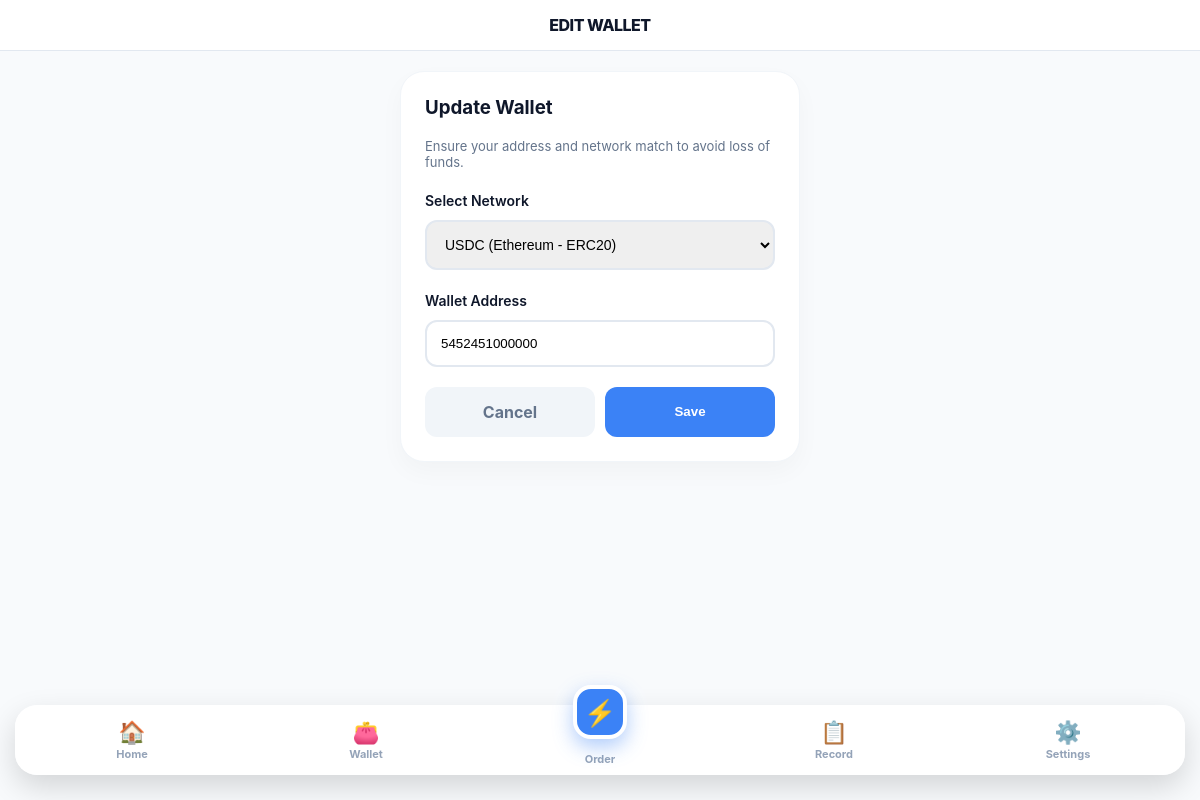
The page /wallet/edit/ (signed in) on the database as committed earlier.
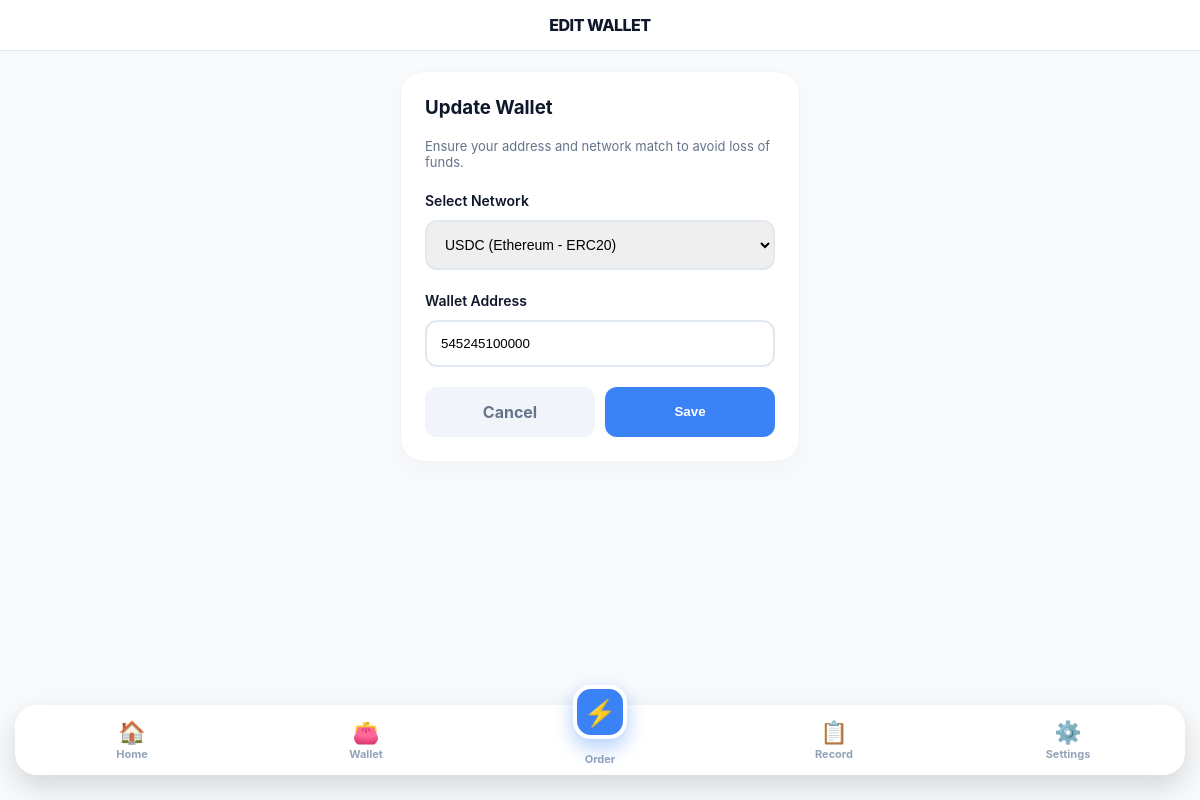
The same page on the database as committed later.
### Catalog/models.py (models this page shows, shortened)
class Profile(models.Model):
    user = models.OneToOneField(User, on_delete=models.CASCADE, related_name='profile')
    wallet_address = models.CharField(max_length=255, blank=True, null=True)
    network = models.CharField(max_length=50, default='ETH_USDC')
    balance = models.DecimalField(max_digits=12, decimal_places=2, default=Decimal('0.00'))
    phone_number = models.CharField(max_length=20, blank=True, null=True, unique=True)
    total_earned = models.DecimalField(max_digits=12, decimal_places=2, default=Decimal('0.00'))
    current_progress = models.IntegerField(default=0)
    withdrawal_pin = models.CharField(max_length=6, default="000000")
    created_at = models.DateTimeField(auto_now_add=True)
    updated_at = models.DateTimeField(auto_now=True)

### Catalog/views.py (the view)
# urls.py: path('wallet/edit/', views.edit_wallet, name='edit_wallet'),
@login_required(login_url='user_login')
def edit_wallet(request):
    profile = request.user.profile
    if request.method == 'POST':
        profile.wallet_address = request.POST.get('wallet_address', '').strip()
        profile.network = request.POST.get('network')
        profile.save()
        messages.success(request, "Wallet and network preferences saved!")
        return redirect('user_settings')
    return render(request, 'users/edit_wallet.html', {'profile': profile})

### Catalog/templates/users/edit_wallet.html (shortened to what this page needs)
{% extends "users/user_main.html" %}
{% block header_title %}EDIT WALLET{% endblock %}
{% block content %}
<div style="width: 100%; max-width: 400px;">
    <div class="dashboard-card" style="padding: 24px;">
        <h3 style="margin-top:0;">Update Wallet</h3>
        <p style="font-size: 13px; color: #64748b; margin-bottom: 20px;">
            Ensure your address and network match to avoid loss of funds.
        </p>
        <form method="POST">
            <label style="font-weight: 600; font-size: 14px;">Select Network</label>
            <select name="network" style="width: 100%; padding: 14px; margin: 10px 0 20px 0; border: 2px solid #e2e8f0; border-radius: 12px; font-size: 14px;">
                <option value="ETH_USDC" {% if profile.network == 'ETH_USDC' %}selected{% endif %}>USDC (Ethereum - ERC20)</option>
            </select>
            <label style="font-weight: 600; font-size: 14px;">Wallet Address</label>
            <input type="text" name="wallet_address" value="{{ profile.wallet_address }}"
                   placeholder="Enter your crypto address" required
                   style="width: 100%; padding: 14px; margin: 10px 0 20px 0; border: 2px solid #e2e8f0; border-radius: 12px;">
            <div style="display: flex; gap: 10px;">
                <a href="{% url 'user_settings' %}" style="flex:1; padding:15px; text-align:center; text-decoration:none; background:#f1f5f9; color:#64748b; border-radius:12px; font-weight:700;">Cancel</a>
                <button type="submit" style="flex:1; padding:15px; border:none; background:var(--primary); color:white; border-radius:12px; font-weight:700; cursor:pointer;">Save</button>
            </div>
        </form>
    </div>
</div>
{% endblock %}

Rows that differ between the two databases and show on the page:
changed Profile "USDC (Ethereum - ERC20)": wallet_address "5452451000000" → "545245100000"
